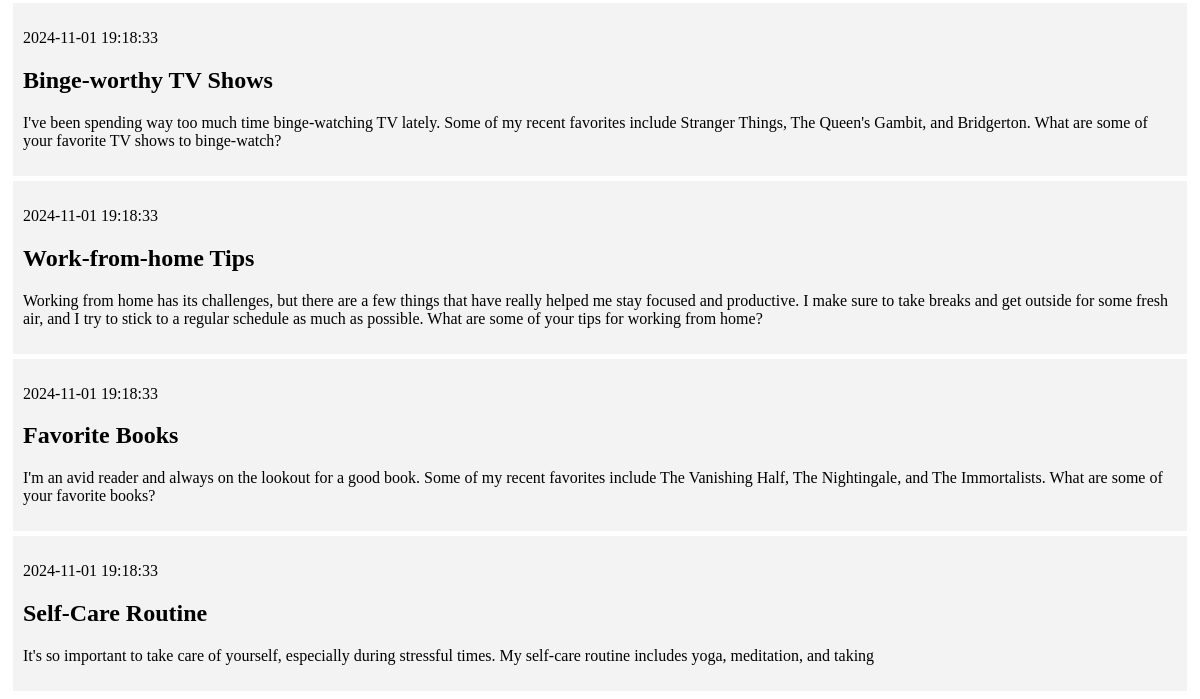
Before: / (lower part) with the older database file.
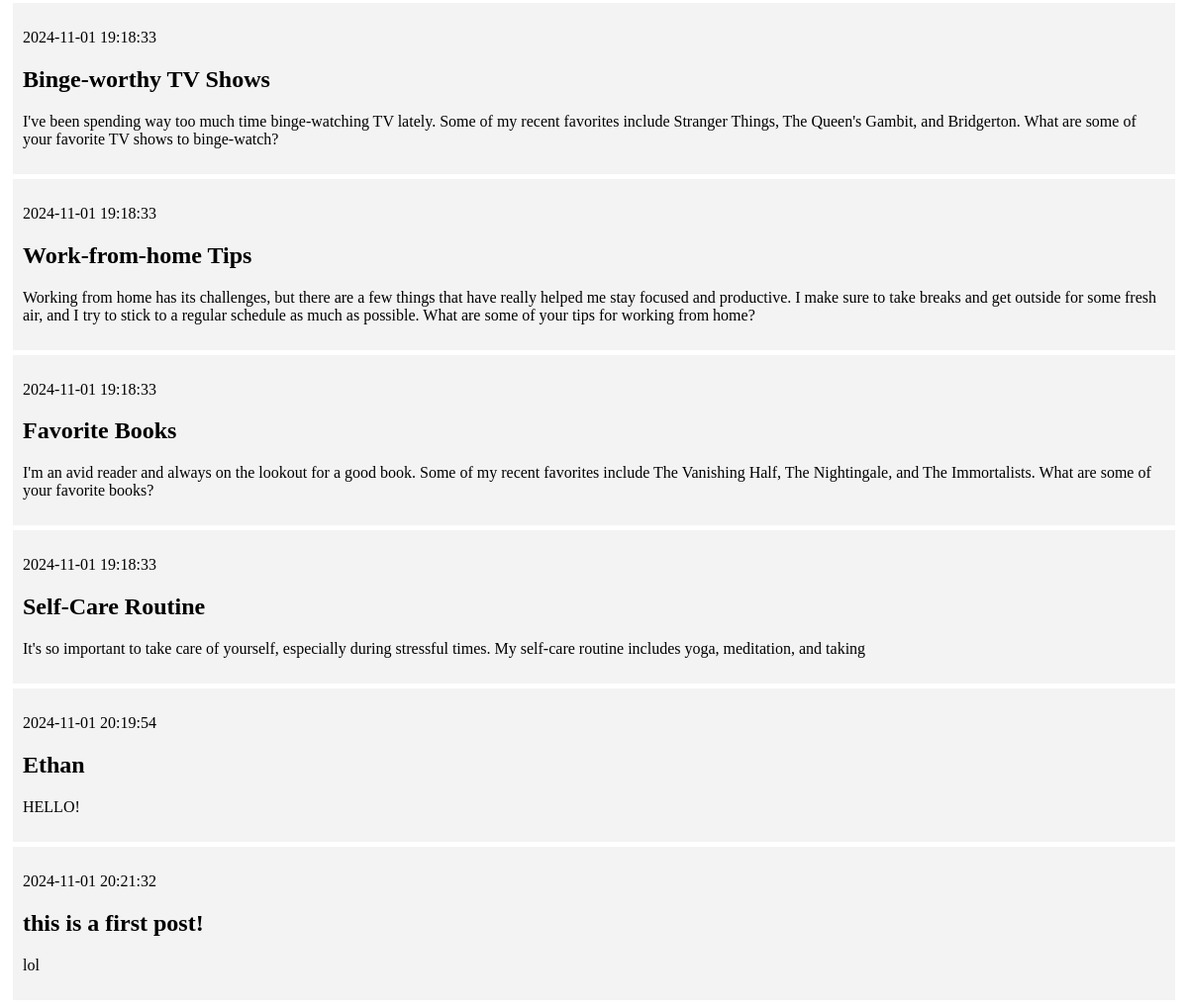
After: the same page with the newer database file.
### tables this page shows
CREATE TABLE posts (
    id INTEGER PRIMARY KEY AUTOINCREMENT,
    created TIMESTAMP NOT NULL DEFAULT CURRENT_TIMESTAMP,
    title TEXT NOT NULL,
    content TEXT NOT NULL
);

### app.py (the view)
@app.route('/')
def index():
    conn=  get_db_connection()
    posts = conn.execute('SELECT * FROM posts').fetchall()
    conn.close()
    return render_template('index.html', posts=posts)

### app.py (called while the page is built)
def get_db_connection():
    conn = sqlite3.connect('database.db')
    conn.row_factory = sqlite3.Row
    return conn

### templates/index.html (shortened to what this page needs)
{% extends 'base.html' %}
{% block content %}
    {% for post in posts %}
        <div class='post'>
            <p>{{ post['created'] }}</p>
            <h2>{{ post['title'] }}</h2>
            <p>{{ post['content'] }}</p>
        </div>
    {% endfor %}
{% endblock %}

### templates/base.html (shortened to what this page needs)
<!DOCTYPE html>
<html lang="en">
<head>
</head>
<body>
    <div class="content">
        {% block content %} {% endblock %}
    </div>
</body>
</html>

### templates/base.html (style rules this page uses)
.post { padding: 10px; margin: 5px; background-color: #f3f3f3 }

Changed rows visible on the page:
added posts: created "2024-11-01 20:19:54", title "Ethan", content "HELLO!"
added posts: created "2024-11-01 20:21:32", title "this is a first post!", content "lol"
